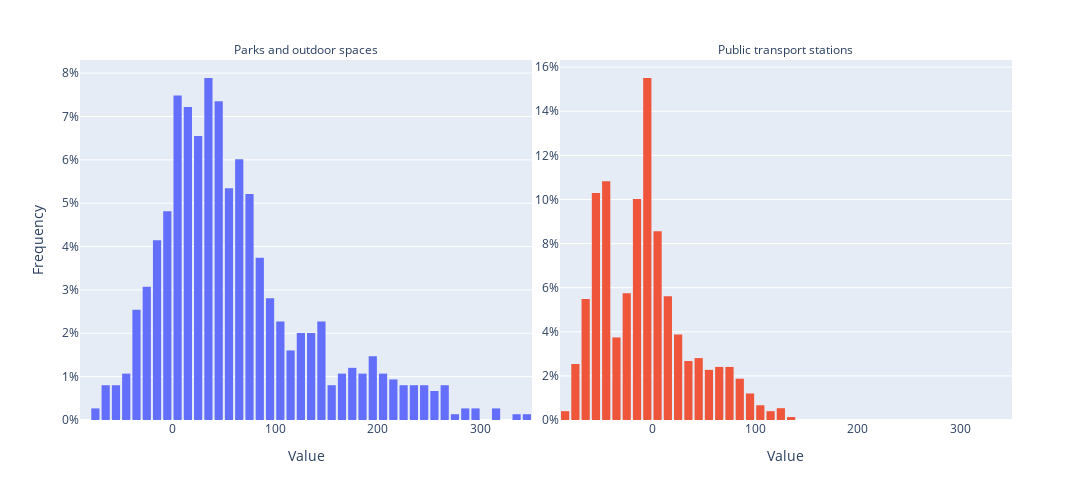

Notebook code for this chart:
### Code cell
fig = px.histogram(
    data_frame=google,
    x=skewed_cols,
    histnorm='percent',
    nbins=50,
    facet_col='variable',
    facet_col_wrap=2,
    facet_col_spacing=0.03,
    width=600 * len(skewed_cols),
    height=PLOT_HEIGHT * len(skewed_cols) / 2,
)
fig.update_layout(
    showlegend=False,
    bargap=0.2,
    yaxis=dict(title_text="Frequency"),
)
fig.update_xaxes(title_text="Value", position=0.5)
fig.update_yaxes(matches=None, showticklabels=True, ticksuffix="%")
fig.for_each_annotation(
    lambda a: a.update(
        text=helper.TITLES[google.columns.get_loc(a.text.split("=")[-1]) - 1]
    )
)

fig.show()
# fig.write_image("../plots/Skewed Features (Histogram).svg")

### Figure 1 — Plotly figure (JSON) as saved in the notebook; plotly's stock layout.template omitted (floating-point values rounded to 4 significant figures; data arrays with more than 128 entries replaced by an {"elided": "..."} marker saying what was removed)
{"data": [{"alignmentgroup": "True", "bingroup": "x", "histnorm": "percent", "hovertemplate": "variable=parks_percent_change_from_baseline<br>value=%{x}<br>percent=%{y}<extra></extra>", "legendgroup": "parks_percent_change_from_baseline", "marker": {"color": "#636efa", "pattern": {"shape": ""}}, "name": "parks_percent_change_from_baseline", "nbinsx": 50, "offsetgroup": "parks_percent_change_from_baseline", "orientation": "v", "showlegend": true, "type": "histogram", "x": {"elided": "748 float values"}, "xaxis": "x", "yaxis": "y"}, {"alignmentgroup": "True", "bingroup": "x", "histnorm": "percent", "hovertemplate": "variable=transit_stations_percent_change_from_baseline<br>value=%{x}<br>percent=%{y}<extra></extra>", "legendgroup": "transit_stations_percent_change_from_baseline", "marker": {"color": "#EF553B", "pattern": {"shape": ""}}, "name": "transit_stations_percent_change_from_baseline", "nbinsx": 50, "offsetgroup": "transit_stations_percent_change_from_baseline", "orientation": "v", "showlegend": true, "type": "histogram", "x": {"elided": "748 float values"}, "xaxis": "x2", "yaxis": "y2"}], "layout": {"annotations": [{"font": {}, "showarrow": false, "text": "Parks and outdoor spaces", "x": 0.2425, "xanchor": "center", "xref": "paper", "y": 1, "yanchor": "bottom", "yref": "paper"}, {"font": {}, "showarrow": false, "text": "Public transport stations", "x": 0.7575, "xanchor": "center", "xref": "paper", "y": 1, "yanchor": "bottom", "yref": "paper"}], "bargap": 0.2, "barmode": "relative", "height": 500, "legend": {"title": {"text": "variable"}, "tracegroupgap": 0}, "margin": {"t": 60}, "showlegend": false, "width": 1200, "xaxis": {"anchor": "y", "autorange": true, "domain": [0, 0.485], "position": 0.5, "range": [-90, 350], "title": {"text": "Value"}, "type": "linear"}, "xaxis2": {"anchor": "y2", "autorange": true, "domain": [0.515, 1], "matches": "x", "position": 0.5, "range": [-90, 350], "title": {"text": "Value"}, "type": "linear"}, "yaxis": {"anchor": "x", "autorange": true, "domain": [0, 1], "range": [0, 8.303], "showticklabels": true, "ticksuffix": "%", "title": {"text": "Frequency"}}, "yaxis2": {"anchor": "x2", "autorange": true, "domain": [0, 1], "range": [0, 16.32], "showticklabels": true, "ticksuffix": "%"}}}
